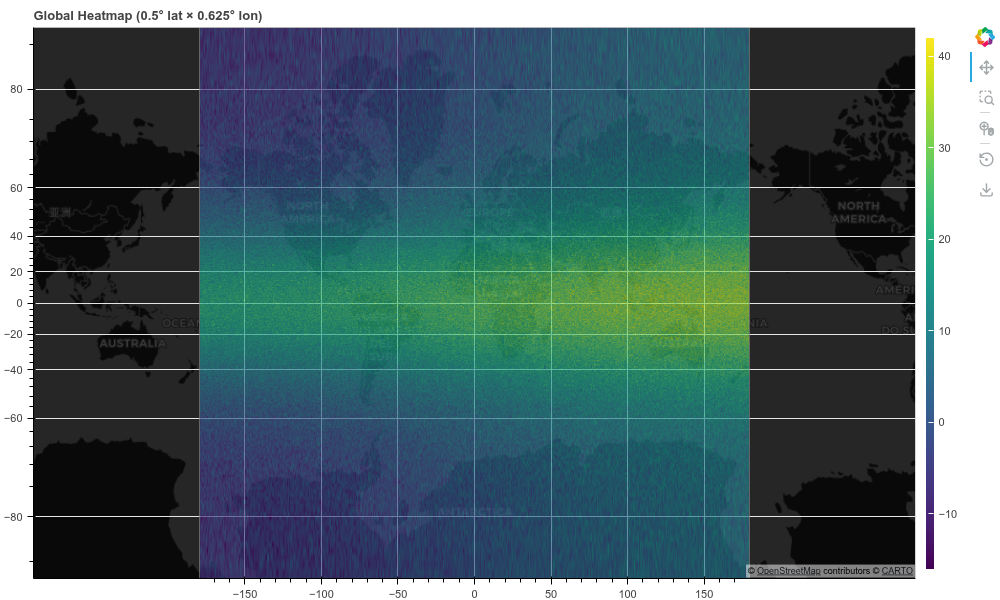

The script that drew this image:
import numpy as np
import pandas as pd
from bokeh.plotting import figure, show
from bokeh.models import LinearColorMapper, ColorBar, Range1d
from bokeh.palettes import Viridis256
import xyzservices.providers as xyz
from scipy.interpolate import RegularGridInterpolator
from bokeh_rocks import save_plot

# Example: Create sample global gridded data with centered coordinates
# Global grid with 0.5° latitude and 0.625° longitude resolution
lat_centers = np.arange(-89.75, 90, 0.5)      # -89.75 to 89.75 with 0.5° spacing (360 points)
lon_centers = np.arange(-179.6875, 180, 0.625) # -179.6875 to 179.6875 with 0.625° spacing (576 points)
lat_pixel_size = lat_centers[1]-lat_centers[0]
lon_pixel_size = lon_centers[1]-lon_centers[0]
# Create a sample global 2D data array (replace with your actual data)
# Example: create some interesting global pattern (temperature-like)
LON_2D, LAT_2D = np.meshgrid(lon_centers, lat_centers)
data_2d = (
    20 * np.cos(np.radians(LAT_2D * 2)) +  # Temperature gradient by latitude
    10 * np.sin(np.radians(LON_2D / 2)) +  # Longitudinal variation
    5 * np.random.randn(*LAT_2D.shape) +   # Some noise
    15  # Base temperature
)

# Web Mercator projection transformer
def lat_lon_to_web_mercator(lon, lat):
    """
    Convert latitude/longitude to Web Mercator coordinates
    """
    # Earth's radius in meters
    R = 6378137.0
    
    # Convert to radians
    lat_rad = np.radians(lat)
    lon_rad = np.radians(lon)
    
    # Web Mercator formulas
    x = R * lon_rad
    y = R * np.log(np.tan(np.pi/4 + lat_rad/2))
    
    return x, y

def web_mercator_to_lat_lon(x, y):
    """
    Convert Web Mercator coordinates back to latitude/longitude
    """
    # Earth's radius in meters
    R = 6378137.0
    
    # Web Mercator inverse formulas
    lon = np.degrees(x / R)
    lat = np.degrees(2 * np.arctan(np.exp(y / R)) - np.pi/2)
    
    return lon, lat

def create_heatmap_from_centers(lat_centers, lon_centers, data_2d, 
                               lat_pixel_size, lon_pixel_size):
    """
    Convert centered grid coordinates to corner coordinates for Bokeh heatmap
    """
    # Calculate corner coordinates from center coordinates
    lat_edges = lat_centers - lat_pixel_size / 2
    lon_edges = lon_centers - lon_pixel_size / 2
    
    # Create coordinate arrays for each pixel
    lats = []
    lons = []
    values = []
    
    for i, lat_center in enumerate(lat_centers):
        for j, lon_center in enumerate(lon_centers):
            # Calculate the four corners of each pixel
            lat_bottom = lat_center - lat_pixel_size / 2
            lat_top = lat_center + lat_pixel_size / 2
            lon_left = lon_center - lon_pixel_size / 2
            lon_right = lon_center + lon_pixel_size / 2
            
            # For rect glyph, we need center coordinates and dimensions
            lats.append(lat_center)
            lons.append(lon_center)
            values.append(data_2d[i, j])
    
    return lats, lons, values, lat_pixel_size, lon_pixel_size

# Method 1: Using rect glyph (recommended for regular grids)
def plot_heatmap_with_rect(lat_centers, lon_centers, data_2d, 
                          lat_pixel_size, lon_pixel_size):
    """
    Plot heatmap using rect glyph - keeps original center coordinates
    """
    lats, lons, values, lat_size, lon_size = create_heatmap_from_centers(
        lat_centers, lon_centers, data_2d, lat_pixel_size, lon_pixel_size
    )
    
    # Create DataFrame
    df = pd.DataFrame({
        'lat': lats,
        'lon': lons,
        'value': values
    })
    
    # Create color mapper
    color_mapper = LinearColorMapper(palette=Viridis256, 
                                   low=min(values), 
                                   high=max(values))
    
    # Create figure
    p = figure(title="Heatmap from Centered Grid Points (Rect Method)",
               x_axis_label="Longitude", 
               y_axis_label="Latitude",
               width=600, height=500,
               tools="pan,wheel_zoom,box_zoom,reset,save")
    
    # Add rectangles
    p.rect(x='lon', y='lat', 
           width=lon_size, height=lat_size,
           source=df,
           fill_color={'field': 'value', 'transform': color_mapper},
           line_color='white', line_width=0.5)
    
    # Add colorbar
    color_bar = ColorBar(color_mapper=color_mapper, width=8, location=(0,0))
    p.add_layout(color_bar, 'right')
    
    return p

# Method 2: Using image glyph with map tiles and proper Web Mercator interpolation (PREFERRED)
def plot_heatmap_with_image_and_tiles(lat_centers, lon_centers, data_2d, 
                                     lat_pixel_size, lon_pixel_size, 
                                     lat_range=None, lon_range=None):
    """
    Plot heatmap using image glyph with map tiles background and proper Web Mercator interpolation
    
    Parameters:
    -----------
    lat_range, lon_range : tuple, optional
        (min, max) ranges to plot. If None, uses full global extent.
    """
    # If ranges are specified, subset the data
    if lat_range is not None or lon_range is not None:
        if lat_range is None:
            lat_range = (lat_centers.min(), lat_centers.max())
        if lon_range is None:
            lon_range = (lon_centers.min(), lon_centers.max())
        
        # Find indices for the specified ranges
        lat_mask = (lat_centers >= lat_range[0]) & (lat_centers <= lat_range[1])
        lon_mask = (lon_centers >= lon_range[0]) & (lon_centers <= lon_range[1])
        
        lat_subset = lat_centers[lat_mask]
        lon_subset = lon_centers[lon_mask]
        data_subset = data_2d[np.ix_(lat_mask, lon_mask)]
    else:
        # Use full global data
        lat_subset = lat_centers
        lon_subset = lon_centers
        data_subset = data_2d
    
    # Calculate the bounds of the grid
    lat_min = lat_subset[0] - lat_pixel_size / 2
    lat_max = lat_subset[-1] + lat_pixel_size / 2
    lon_min = lon_subset[0] - lon_pixel_size / 2
    lon_max = lon_subset[-1] + lon_pixel_size / 2
    
    # Clamp latitude to Web Mercator limits (-85.0511 to 85.0511)
    lat_min = max(lat_min, -85.0511)
    lat_max = min(lat_max, 85.0511)
    
    # Transform coordinates to Web Mercator
    x_min, y_min = lat_lon_to_web_mercator(lon_min, lat_min)
    x_max, y_max = lat_lon_to_web_mercator(lon_max, lat_max)
    
    # Create interpolator for the subset grid data
    interpolator = RegularGridInterpolator(
        (lat_subset, lon_subset), 
        data_subset, 
        method='linear', 
        bounds_error=False, 
        fill_value=np.nan
    )
    
    # Define target resolution in Web Mercator space
    # Adjust resolution based on the area being plotted
    lat_span = lat_max - lat_min
    lon_span = lon_max - lon_min
    
    if lat_span > 60:  # Global or large region
        target_width = 1024
        target_height = 512
    elif lat_span > 20:  # Continental scale
        target_width = 800
        target_height = 600
    else:  # Regional scale
        target_width = 600
        target_height = 400
    
    # Create uniform grid in Web Mercator space
    x_mercator = np.linspace(x_min, x_max, target_width)
    y_mercator = np.linspace(y_min, y_max, target_height)
    X_mercator, Y_mercator = np.meshgrid(x_mercator, y_mercator)
    
    # Convert Web Mercator grid back to lat/lon for interpolation
    LON_interp, LAT_interp = web_mercator_to_lat_lon(X_mercator, Y_mercator)
    
    # Create points for interpolation
    points = np.column_stack([LAT_interp.ravel(), LON_interp.ravel()])
    
    # Interpolate data to the new grid
    interpolated_data = interpolator(points)
    interpolated_grid = interpolated_data.reshape(target_height, target_width)
    
    # Handle NaN values (areas outside original grid)
    interpolated_grid = np.ma.masked_invalid(interpolated_grid)
    
    # Create figure with Web Mercator coordinates
    p = figure(title=f"Global Heatmap ({lat_pixel_size}° lat × {lon_pixel_size}° lon)",
               x_axis_type="mercator", y_axis_type="mercator",
               width=1000, height=600,
               x_range=Range1d(x_min, x_max),
               y_range=Range1d(y_min, y_max),
               tools="pan,wheel_zoom,box_zoom,reset,save")
    
    # Add map tiles (CartoDB Dark Matter)
    p.add_tile(xyz.CartoDB.DarkMatter)
    
    # Flip data vertically for image display (image origin is top-left)
    data_flipped = np.flipud(interpolated_grid)
    
    # Create color mapper
    valid_data = interpolated_grid[~np.isnan(interpolated_grid)]
    if len(valid_data) > 0:
        color_mapper = LinearColorMapper(palette=Viridis256, 
                                       low=np.percentile(valid_data, 2), 
                                       high=np.percentile(valid_data, 98))
    else:
        color_mapper = LinearColorMapper(palette=Viridis256, low=0, high=1)
    
    # Add semi-transparent image overlay
    p.image(image=[data_flipped], 
            x=x_min, y=y_min, 
            dw=x_max-x_min, 
            dh=y_max-y_min,
            palette=Viridis256,
            alpha=0.7)  # Make heatmap semi-transparent to see map underneath
    
    # Add colorbar
    color_bar = ColorBar(color_mapper=color_mapper, width=8, location=(0,0))
    p.add_layout(color_bar, 'right')
    
    print(f"Original grid: {data_subset.shape}")
    print(f"Interpolated grid: {interpolated_grid.shape}")
    print(f"Latitude range: {lat_min:.3f} to {lat_max:.3f}")
    print(f"Longitude range: {lon_min:.3f} to {lon_max:.3f}")
    print(f"Web Mercator X range: {x_min:.0f} to {x_max:.0f}")
    print(f"Web Mercator Y range: {y_min:.0f} to {y_max:.0f}")
    
    return p

# Example usage with global grid
if __name__ == "__main__":
    # Global grid with your specified resolution
    print("Creating global heatmap with 0.5° lat × 0.625° lon resolution...")
    
    # Plot full global heatmap
    p_global = plot_heatmap_with_image_and_tiles(lat_centers, lon_centers, data_2d, 
                                                lat_pixel_size, lon_pixel_size)
    
    # Show global plot
    show(p_global)
    save_plot(p_global, "output/tiles_09")
    # Example: Plot a regional subset (Europe)
    print("\nCreating regional heatmap for Europe...")
    p_europe = plot_heatmap_with_image_and_tiles(lat_centers, lon_centers, data_2d, 
                                                lat_pixel_size, lon_pixel_size,
                                                lat_range=(35, 70), lon_range=(-10, 40))
    
    # Show European plot
    # show(p_europe)  # Uncomment to show
    
    print("Global heatmap plotted successfully!")
    print(f"Global grid info:")
    print(f"  Latitude points: {len(lat_centers)} (from {lat_centers[0]}° to {lat_centers[-1]}°)")
    print(f"  Longitude points: {len(lon_centers)} (from {lon_centers[0]}° to {lon_centers[-1]}°)")
    print(f"  Pixel size: {lat_pixel_size}° lat × {lon_pixel_size}° lon")
    print(f"  Total grid cells: {len(lat_centers) * len(lon_centers):,}")
    
    # Verification: Print corner coordinates for a sample point
    sample_lat = 45.25  # Example center
    sample_lon = 12.1875  # Example center
    lat_corners = [sample_lat - lat_pixel_size/2, sample_lat + lat_pixel_size/2]
    lon_corners = [sample_lon - lon_pixel_size/2, sample_lon + lon_pixel_size/2]
    print(f"\nSample pixel at ({sample_lat}°, {sample_lon}°):")
    print(f"  Latitude corners: {lat_corners}")
    print(f"  Longitude corners: {lon_corners}")
    
    print(f"\nNote: Web Mercator projection handles latitude distortion automatically")
    print(f"      Pixels appear larger at higher latitudes as expected")
